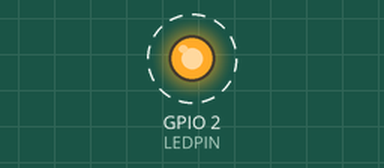
A sketch run on a simulated ESP32. Parts: output pins drawn as LEDs (lit = HIGH). Dashed ring = blinking.

Above: at 0.2 s.
Timing chart, 0 to 3.0 s (numbered marks = the images above):
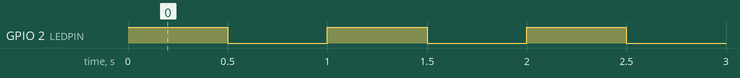

Measured:
- by itself, GPIO 2 (LEDPIN): alternates HIGH for 0.50 s and LOW for 0.50 s

The sketch:

esp32-devkit-arduino-led-on-board.ino
```cpp
// Author: Erwin Ouyang, aiotedge.tech
// Date  : 22 Feb 2020

// LED pin
#define LEDPIN  2

void setup()
{
  // Set GPIO pin as output for on-board LED
  pinMode(LEDPIN, OUTPUT);
}

void loop()
{
  // Turn on LED
  digitalWrite(LEDPIN, HIGH);
  delay(500);
  // Turn off LED
  digitalWrite(LEDPIN, LOW);
  delay(500);
}
```
